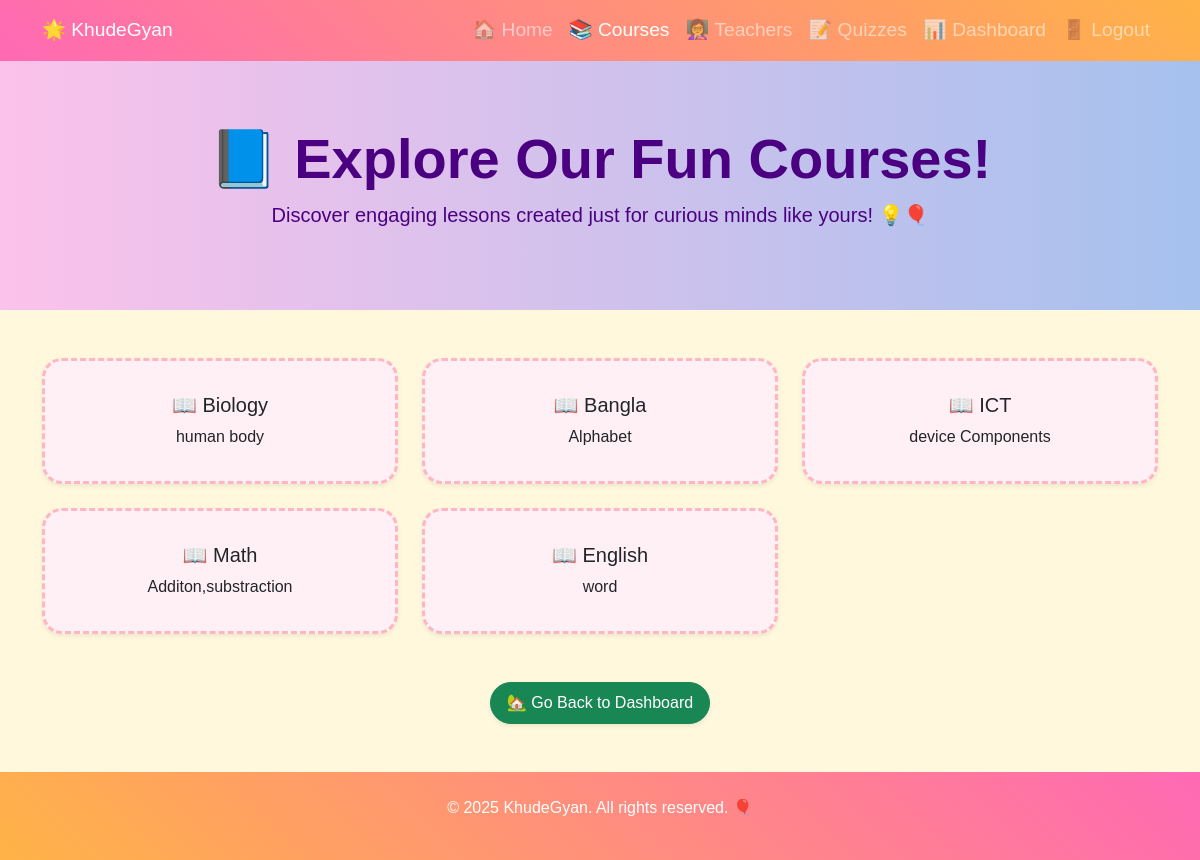
Page /courses/ on the committed database.
### app1/models.py (models this page shows, shortened)
class Course(models.Model):
    title = models.CharField(max_length=200)
    description = models.TextField()
    students = models.ManyToManyField('Student', related_name='course_set')

### app1/views.py (the view)
# urls.py: path('courses/', course_list, name='course_list'),
def course_list(request):
    courses = Course.objects.all()
    return render(request, 'app1/course_list.html', {'courses': courses})

### app1/templates/app1/course_list.html (shortened to what this page needs)
<!DOCTYPE html>
<html lang="en">
<head>
    <link href="https://cdn.jsdelivr.net/npm/bootstrap@5.3.0/dist/css/bootstrap.min.css" rel="stylesheet">
</head>
<body>
<nav class="navbar navbar-expand-lg navbar-dark">
    <div class="container">
        <a class="navbar-brand" href="{% url 'home' %}">🌟 KhudeGyan</a>
        <div class="collapse navbar-collapse" id="navbarNav">
            <ul class="navbar-nav ms-auto text-center">
                <li class="nav-item"><a class="nav-link" href="{% url 'home' %}">🏠 Home</a></li>
                <li class="nav-item"><a class="nav-link active" href="{% url 'course_list' %}">📚 Courses</a></li>
                <li class="nav-item"><a class="nav-link" href="{% url 'teacher_list' %}">👩‍🏫 Teachers</a></li>
                <li class="nav-item"><a class="nav-link" href="{% url 'quiz_list' %}">📝 Quizzes</a></li>
                <li class="nav-item"><a class="nav-link" href="{% url 'dashboard' %}">📊 Dashboard</a></li>
                <li class="nav-item"><a class="nav-link" href="{% url 'logout' %}">🚪 Logout</a></li>
            </ul>
        </div>
    </div>
</nav>
<section class="hero-section text-center">
    <div class="container">
        <h1 class="display-4 fw-bold">📘 Explore Our Fun Courses!</h1>
        <p class="lead">Discover engaging lessons created just for curious minds like yours! 💡🎈</p>
    </div>
</section>
<div class="container my-5">
    <div class="row g-4">
        {% for course in courses %}
        <div class="col-md-4">
            <div class="card h-100 text-center shadow-sm p-3">
                <div class="card-body">
                    <h5 class="card-title">📖 {{ course.title }}</h5>
                    <p class="card-text">{{ course.description }}</p>
                </div>
            </div>
        </div>
        {% empty %}
        <div class="col-12 text-center">
            <p class="lead">🚫 No courses available yet.</p>
        </div>
        {% endfor %}
    </div>
</div>
<div class="container text-center my-5">
    <a href="{% url 'dashboard' %}" class="btn btn-success btn-lg btn-fun shadow-sm">
        🏡 Go Back to Dashboard
    </a>
</div>
<footer class="text-white text-center py-4 mt-5">
    <div class="container">
        <p>&copy; 2025 KhudeGyan. All rights reserved. 🎈</p>
    </div>
</footer>
</body>
</html>

### app1/templates/app1/course_list.html (style rules this page uses)
body { font-family: 'Comic Sans MS', cursive, sans-serif; background-color: #fff8dc; }
.navbar { background: linear-gradient(45deg, #ff69b4, #ffb347); }
.hero-section { background: linear-gradient(to right, #fbc2eb, #a6c1ee); color: #4b0082; padding: 4rem 0; }
.card { border: 3px dashed #ffb6c1; border-radius: 20px; background-color: #fff0f5; }
footer { background: linear-gradient(45deg, #ffb347, #ff69b4); font-family: 'Comic Sans MS', cursive, sans-serif; }
.nav-link, .navbar-brand { font-size: 1.2rem; }
.btn-fun { border-radius: 30px; font-size: 1rem; }

### rows in the picture
Course: title "Biology", description "human body"
Course: title "Bangla", description "Alphabet"
Course: title "ICT", description "device Components"
Course: title "Math", description "Additon,substraction"
Course: title "English", description "word"
